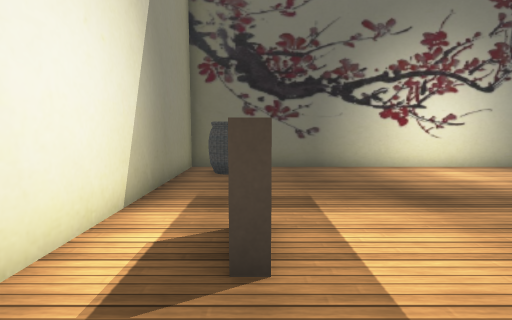
[1] (above)

16 first-person views from a walk through a scene from a Unity 3-D project. The camera is 1.2 m above the floor, tilts 6° down and sees 80° across. The floor is counted in squares, 0.79 m on a side. Each view is taken from the middle of a square. On the plan, view 1 faces up. The plan holds only what a view shows up to about 15 squares ahead; the rest is blank. The player character is not drawn. Some animated figures are not drawn. Some surface patterns are stand-ins.

[2]
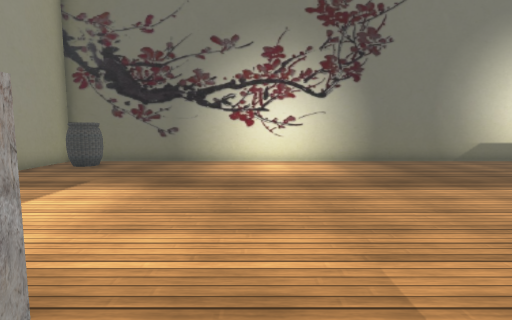

[3]
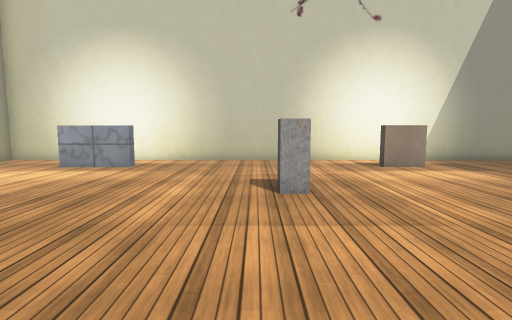

[4]
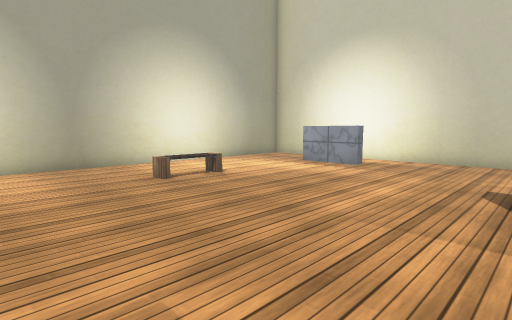

[5]
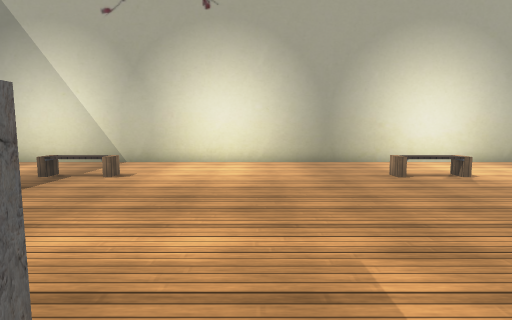

[6]
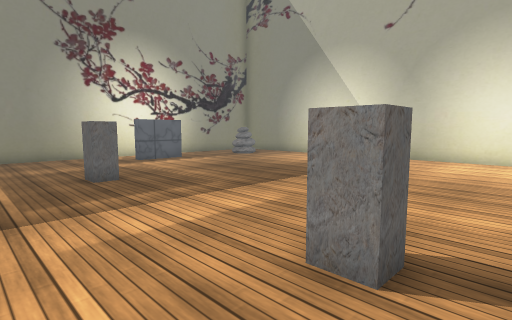

[7]
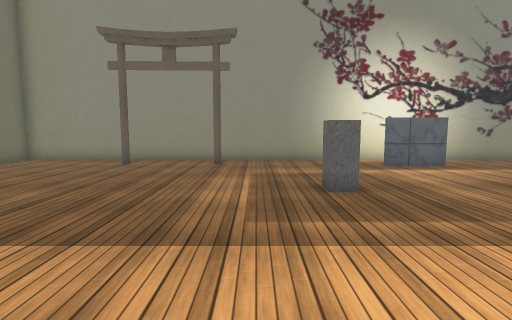

[8]
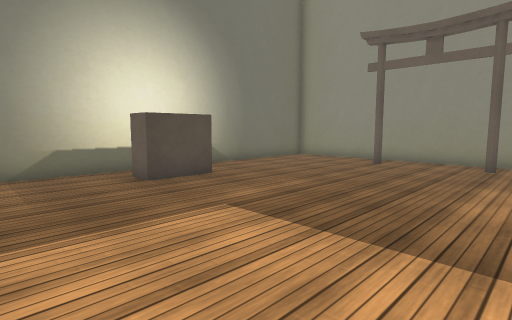

[9]
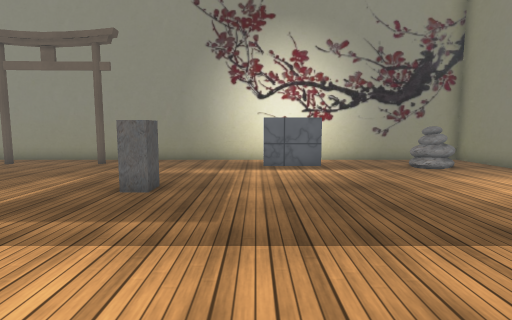

[10]
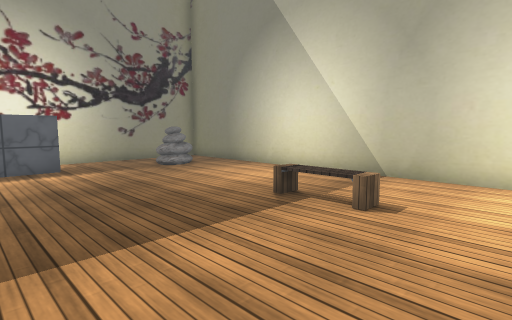

[11]
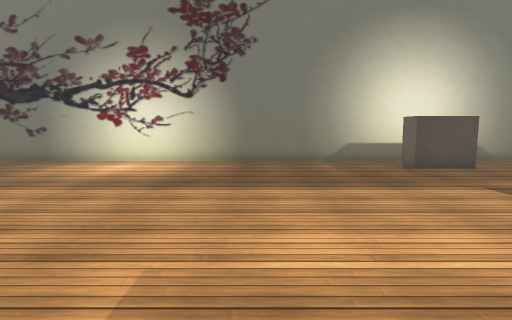

[12]
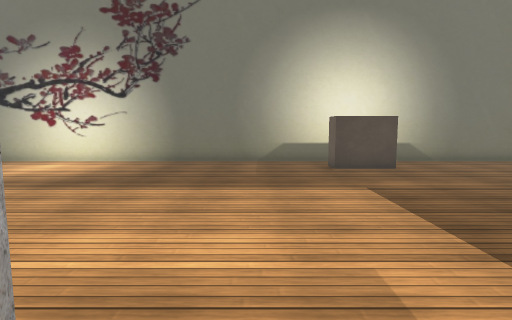

[13]
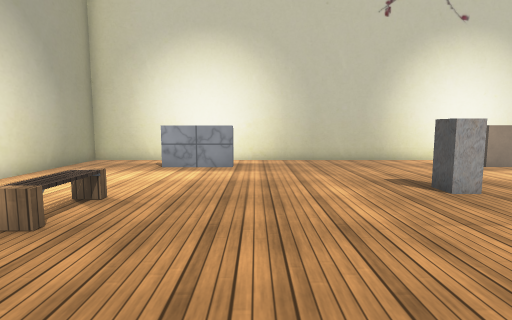

[14]
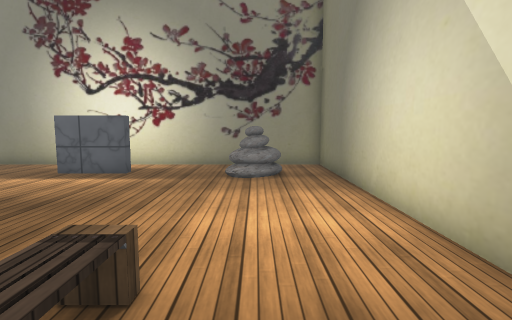

[15]
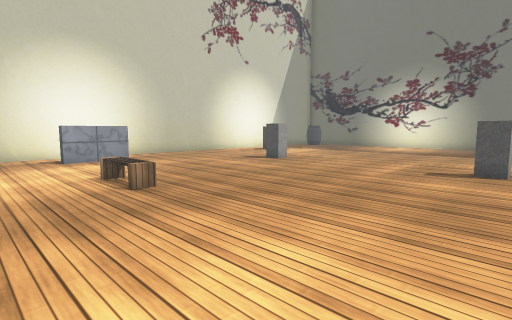

[16]
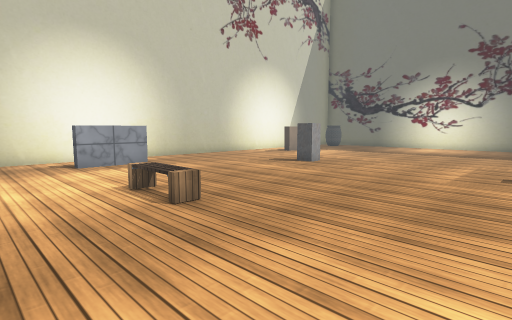

### Floor plan
Points are (right, up) in squares from view 1. A wall is a line through its corners. A room is listed if a view was taken in it or the views show most of it. See-through windows are left out.
Room 1 (views 1, 2, 3, 4, 5, 6, 7, 8, 9, 10, 11, 12, 13, 14, 15, 16)
walls: (-0.4, -6.9) (0.2, -6.9) (0.2, -9.7) (-0.4, -9.7); (26.6, -6.6) (26.2, -6.6) (26.2, -4.3) (26.6, -4.3); (-2.5, -13.7) (28.7, -13.7) (28.7, 12) (-2.5, 12) (-2.5, -13.7)
objects: other object (-1, 10) to (-1, 11); other object (0, 3) to (0, 4); other object (4, -1) to (5, -1); other object (13, -1) to (14, -1); other object (18, 10) to (20, 10); other object (21, -1) to (22, -1); rock (26, -12) to (26, -11)

Positions as (right, up) in squares from view 1, and headings:
1: (0, 0), facing up
2: (6, -2), facing up
3: (12, -2), facing left
4: (12, -1), facing down-left
5: (12, 0), facing down
6: (12, 2), facing down-right
7: (14, 1), facing right
8: (14, 1), facing up-right
9: (14, -4), facing right
10: (14, -4), facing down-right
11: (12, -2), facing up
12: (15, -2), facing up
13: (12, -6), facing left
14: (16, -11), facing right
15: (15, -13), facing up-left
16: (13, -13), facing up-left
